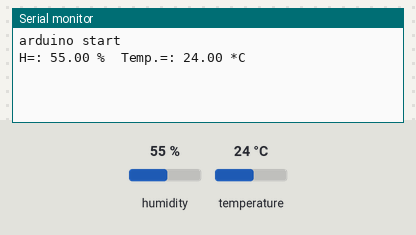
Simulated run of this sketch. Board: Arduino Uno, built with avr-gcc and run on an emulated ATmega328P. Shown: the last lines printed to the serial monitor. Inputs (shaded band) come from the test bench; at power-on: humidity 55 %, temperature 24 °C. WiFi joins after 1.5 s; servers stay silent unless stated; uploads are accepted with an empty reply.

Above: at 5.2 s.
5.3 s: humidity set to 22 %
At 8.0 s:
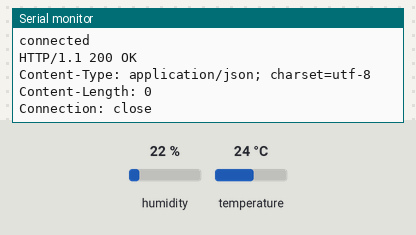
16.3 s: temperature set to 12 °C
At 24.8 s:
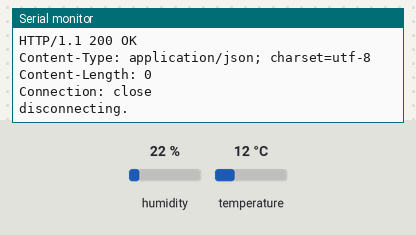
27.3 s: humidity set to 40 %
At 36.11 s:
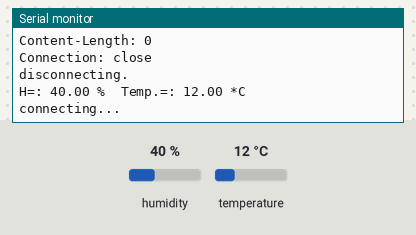

Measured:
- after the input at 16.3 s, the serial monitor: prints a new line after 2.4 s (image 2)
- after the input at 27.3 s, the serial monitor: prints a new line after 6.1 s (image 3)

The sketch:

ardunio-dht22-ethernet.ino
```cpp
#include <SPI.h>
#include <Ethernet.h>
#include <Wire.h>
#include <DHT.h> // this lib needs to be added in Arduino IDE folder
//----------------------------------------------------------
// ethernet config
/* //if do not DHCP
IPAddress ip(192, 168, 1, 111);
 uint8_t  mac[] = { 0xDE, 0xAD, 0xBE, 0xEF, 0xFE, 0xED };
 uint8_t  __dns[] = { 8, 8, 8, 8 };
 uint8_t  gateway[] = { 192, 168, 1, 1 };
 uint8_t  subnet[] = { 255, 255, 255, 0 };
*/
uint8_t  mac[] = { 0xDE, 0xAD, 0xBE, 0xEF, 0xFE, 0xED }; //  DHCP
EthernetClient client;
uint16_t port = 80;    // port server
char server[] = "cloud.autumnapp.com";    // Check this is the url to your Autumn instance
//----------------------------------------------------------
//data send
#define TIME_PERIOD_SEND_DATA 10000
#define TIME_WAIT_ANSWER_SERVER 2000
//Add your sensor ELEMENT ID in each of these first is Humidity second Temperature
#define SENSOR_1 "--ELEMENT ID--"
#define SENSOR_2 "--ELEMENT ID--"
#define JSON_STR_1 " {\"data\":{\"type\": \"SensorData\",\"id\": null,\"attributes\": {\"value\": \""
#define JSON_STR_2 "\"},\"relationships\":{\"sensor\":{\"data\":{\"type\": \"Sensor\",\"id\": \""
#define JSON_STR_3 "\"}}}}}"
#define ADRR_SENSOR_1  "/api/external/v1/sensors/" SENSOR_1 "/sensordata/"
#define ADRR_SENSOR_2  "/api/external/v1/sensors/" SENSOR_2 "/sensordata/"
//Add your API KEY and ORGANISATION KEY once for each connection
#define API_KEY_SENSOR1 "--API KEY--"
#define EMAIL_HASH_SENSOR1 "--ORGANISATION KEY--"
#define API_KEY_SENSOR2 "--API KEY--"
#define EMAIL_HASH_SENSOR2 "--ORGANISATION KEY--"

//----------------------------------------------------------
// DHT22 config
#define DHTTYPE DHT22   // DHT 22  (AM2302)
#define DHTPIN 3       // pin DHT22
DHT dht(DHTPIN, DHTTYPE);
float DHT22_Humidity = 0;
float DHT22_temperature = 0;
//----------------------------------------------------------
void setup() {

  Serial.begin(57600); //debug serial port
  Serial.println(F("arduino start")); //debug message

  while (!Serial) {}
  delay(4000); //delay for inicializate sensor DHT22
  }
//----------------------------------------------------------
void loop() {
    sensor_read();
    send_data_sensor();
    delay(TIME_PERIOD_SEND_DATA);
}
//----------------------------------------------------------
void send_data_sensor(){

//start the Ethernet connection:
  if (Ethernet.begin(mac) == 0) {
    Serial.print(F("Failed to configure Ethernet using DHCP" "\r\n" ));
    // Ethernet.begin(mac, ip, __dns, gateway, subnet); non DHCP
    Ethernet.begin(mac); //DHCP
  }
  // give the Ethernet shield a second to initialize:
  delay(1000);
  Serial.print(F("connecting..." "\r\n" ));
//Sensor1
  uint16_t byte_string_json = ( (sizeof(JSON_STR_1)-1) + (sizeof(JSON_STR_2)-1) + (sizeof(JSON_STR_3)-1) + (sizeof(SENSOR_1)-1) + String(DHT22_temperature).length() );
  if (client.connect(server, port)) {
    Serial.println(F("connected"));

    client.print(F("POST " ADRR_SENSOR_1 " HTTP/1.1""\r\n")); //adress sensor
    client.print(F("Host: "));
    client.print(server);
    client.print(F("\r\n"));
   // client.print(F("Authorization: Basic " USR_PASS "\r\n"));    // old type
    client.print(F("ORGANIZATION-ID: " EMAIL_HASH_SENSOR1 "\r\n"));
    client.print(F("ORGANIZATION-API-KEY: " API_KEY_SENSOR1 "\r\n"));
    client.print(F("User-Agent: Arduino_DHT22" "\r\n" ));
    client.print(F("Accept: */*" "\r\n" ));
    client.print(F("Content-Type: application/vnd.api+json" "\r\n" ));
    client.print(F("Content-Length: "));
    client.print(byte_string_json, DEC);
    client.print(F("\r\n" "\r\n"));
    client.print(F(JSON_STR_1));
    client.print(DHT22_temperature);  // value sensor
    client.print(F(JSON_STR_2));
    client.print(F(SENSOR_1));    //name sensor
    client.println(F(JSON_STR_3));
    client.print(F("\r\n"));
//Sensor2
    byte_string_json = ( (sizeof(JSON_STR_1)-1) + (sizeof(JSON_STR_2)-1) + (sizeof(JSON_STR_3)-1) + (sizeof(SENSOR_2)-1) + String(DHT22_Humidity).length() );
    client.print(F("POST " ADRR_SENSOR_2 " HTTP/1.1""\r\n")); //adress sensor
    client.print(F("Host: "));
    client.print(server);
    client.print(F("\r\n"));
   // client.print(F("Authorization: Basic " USR_PASS "\r\n"));       // old type
    client.print(F("ORGANIZATION-ID: " EMAIL_HASH_SENSOR2 "\r\n"));
    client.print(F("ORGANIZATION-API-KEY: " API_KEY_SENSOR2 "\r\n"));
    client.print(F("User-Agent: Arduino_DHT22" "\r\n" ));
    client.print(F("Accept: */*" "\r\n" ));
    client.print(F("Content-Type: application/vnd.api+json" "\r\n" ));
    client.print(F("Content-Length: "));
    client.print(byte_string_json, DEC);
    client.print(F("\r\n" "\r\n"));
    client.print(F(JSON_STR_1));
    client.print(DHT22_Humidity);  // value sensor
    client.print(F(JSON_STR_2));
    client.print(F(SENSOR_2));  //name sensor
    client.println(F(JSON_STR_3));
    client.print(F("\r\n"));

  }
  else {
    // if you didn't get a connection to the server:
    Serial.println(F("connection failed"));
  }
  uint32_t lastTime =millis();
  lastTime += TIME_WAIT_ANSWER_SERVER;
  while(lastTime > (millis()) ){
    if(client.available()) {
      char c = client.read();
      Serial.print(c);
    }
  }
  Serial.println(F("disconnecting."));
  client.stop();
}
//----------------------------------------------------------------
void sensor_read(){
    DHT22_Humidity = dht.readHumidity();
    DHT22_temperature = dht.readTemperature();
    if (isnan(DHT22_Humidity) || isnan(DHT22_temperature)) {
       Serial.println(F("Failed to read from DHT"));
    }
    else {
       Serial.println();
       Serial.print(F("H=: "));
       Serial.print(DHT22_Humidity);
       Serial.print(F(" %\t"));
       Serial.print(F("Temp.=: "));
       Serial.print(DHT22_temperature);
       Serial.println(F(" *C"));
       Serial.println();
    }
}
```
